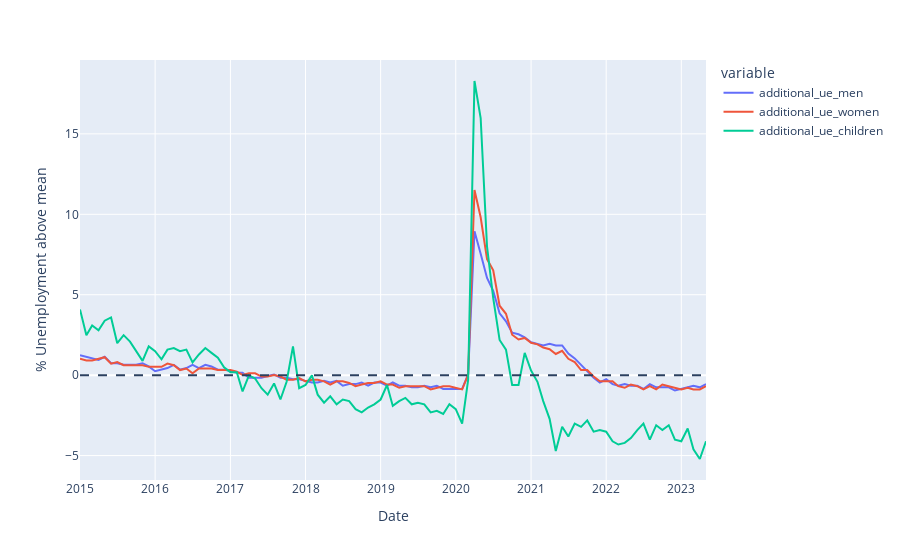

The notebook cell this image was saved under:
### Code cell
# graph of UE increase over mean for each category
ue_increase_groups = ['additional_ue_men', 'additional_ue_women', 'additional_ue_children']
ue_increase_line = px.line(civ_unemployment, 
        x='Date', 
        y=ue_increase_groups,)

ue_increase_line.add_hline(0,
                     line_dash='dash'
                     )

ue_increase_line.update_layout(yaxis_title = '% Unemployment above mean',
                          )

ue_increase_line.show()
